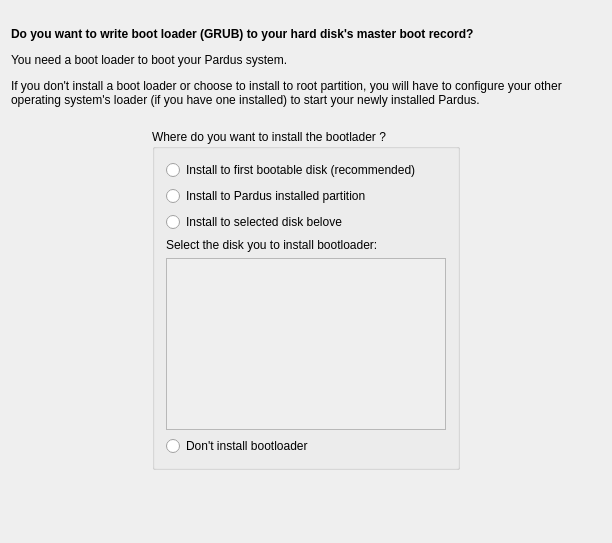
<ui version="4.0" >
 <class>BootLoaderWidget</class>
 <widget class="QWidget" name="BootLoaderWidget" >
  <property name="geometry" >
   <rect>
    <x>0</x>
    <y>0</y>
    <width>612</width>
    <height>543</height>
   </rect>
  </property>
  <property name="windowTitle" >
   <string>Form1</string>
  </property>
  <layout class="QGridLayout" >
   <item row="0" column="1" >
    <spacer>
     <property name="orientation" >
      <enum>Qt::Vertical</enum>
     </property>
     <property name="sizeType" >
      <enum>QSizePolicy::Fixed</enum>
     </property>
     <property name="sizeHint" stdset="0" >
      <size>
       <width>20</width>
       <height>16</height>
      </size>
     </property>
    </spacer>
   </item>
   <item row="1" column="0" colspan="3" >
    <widget class="QLabel" name="textLabel1" >
     <property name="lineWidth" >
      <number>1</number>
     </property>
     <property name="text" >
      <string>&lt;b>Do you want to write boot loader (GRUB) to your hard disk's master boot record?&lt;/b>

&lt;p>You need a boot loader to boot your Pardus system.&lt;/p>

&lt;p>If you don't install a boot loader or choose to install to root partition, you will have to configure your other operating system's loader  (if you have one installed) to start 
your newly installed Pardus.&lt;/p></string>
     </property>
     <property name="alignment" >
      <set>Qt::AlignVCenter</set>
     </property>
     <property name="wordWrap" >
      <bool>true</bool>
     </property>
     <property name="margin" >
      <number>35</number>
     </property>
    </widget>
   </item>
   <item row="2" column="1" >
    <spacer>
     <property name="orientation" >
      <enum>Qt::Vertical</enum>
     </property>
     <property name="sizeType" >
      <enum>QSizePolicy::MinimumExpanding</enum>
     </property>
     <property name="sizeHint" stdset="0" >
      <size>
       <width>31</width>
       <height>16</height>
      </size>
     </property>
    </spacer>
   </item>
   <item row="3" column="0" >
    <spacer>
     <property name="orientation" >
      <enum>Qt::Horizontal</enum>
     </property>
     <property name="sizeType" >
      <enum>QSizePolicy::Expanding</enum>
     </property>
     <property name="sizeHint" stdset="0" >
      <size>
       <width>40</width>
       <height>20</height>
      </size>
     </property>
    </spacer>
   </item>
   <item row="3" column="1" >
    <widget class="QGroupBox" name="buttonGroup" >
     <property name="title" >
      <string>Where do you want to install the bootlader ?</string>
     </property>
     <layout class="QVBoxLayout" >
      <item>
       <widget class="QRadioButton" name="installFirstMBR" >
        <property name="text" >
         <string>Install to first bootable disk (recommended)</string>
        </property>
       </widget>
      </item>
      <item>
       <widget class="QRadioButton" name="installPart" >
        <property name="text" >
         <string>Install to Pardus installed partition</string>
        </property>
       </widget>
      </item>
      <item>
       <widget class="QRadioButton" name="installMBR" >
        <property name="text" >
         <string>Install to selected disk belove</string>
        </property>
       </widget>
      </item>
      <item>
       <layout class="QVBoxLayout" >
        <item>
         <widget class="QLabel" name="select_disk_label" >
          <property name="text" >
           <string>Select the disk you to install bootloader:</string>
          </property>
          <property name="wordWrap" >
           <bool>false</bool>
          </property>
         </widget>
        </item>
        <item>
         <widget class="QListWidget" name="device_list" >
          <property name="enabled" >
           <bool>false</bool>
          </property>
         </widget>
        </item>
       </layout>
      </item>
      <item>
       <widget class="QRadioButton" name="noInstall" >
        <property name="text" >
         <string>Don't install bootloader</string>
        </property>
       </widget>
      </item>
     </layout>
    </widget>
   </item>
   <item row="3" column="2" >
    <spacer>
     <property name="orientation" >
      <enum>Qt::Horizontal</enum>
     </property>
     <property name="sizeType" >
      <enum>QSizePolicy::Expanding</enum>
     </property>
     <property name="sizeHint" stdset="0" >
      <size>
       <width>40</width>
       <height>20</height>
      </size>
     </property>
    </spacer>
   </item>
   <item row="4" column="1" >
    <spacer>
     <property name="orientation" >
      <enum>Qt::Vertical</enum>
     </property>
     <property name="sizeType" >
      <enum>QSizePolicy::Expanding</enum>
     </property>
     <property name="sizeHint" stdset="0" >
      <size>
       <width>308</width>
       <height>81</height>
      </size>
     </property>
    </spacer>
   </item>
  </layout>
 </widget>
 <layoutdefault spacing="6" margin="11" />
 <pixmapfunction>qPixmapFromMimeSource</pixmapfunction>
 <tabstops>
  <tabstop>installFirstMBR</tabstop>
  <tabstop>installPart</tabstop>
  <tabstop>installMBR</tabstop>
  <tabstop>noInstall</tabstop>
 </tabstops>
 <resources/>
 <connections/>
</ui>
